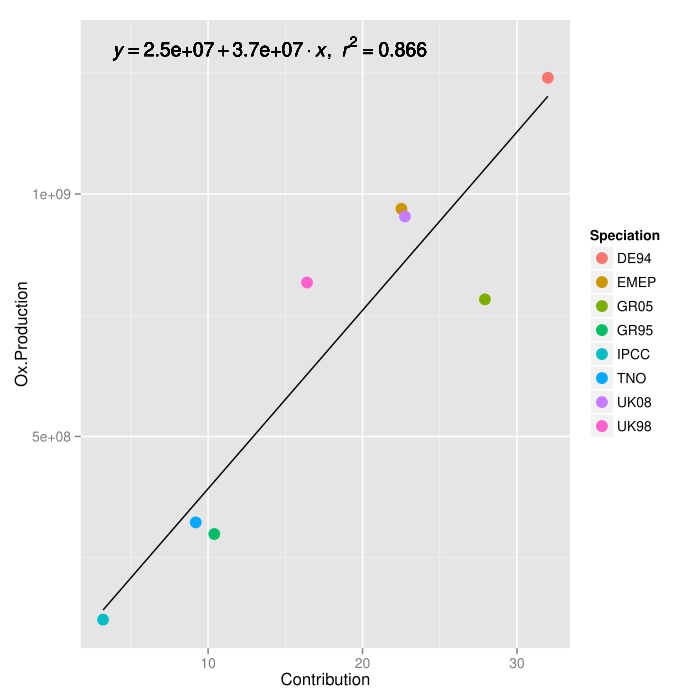

Source code (R):
library(dplyr)                                                                                                                                        
library(tidyr)
library(ggplot2)
lm_eqn = function(m) {
  l <- list(a = format(coef(m)[1], digits = 2), 
      b = format(abs(coef(m)[2]), digits = 2), 
      r2 = format(summary(m)$r.squared, digits = 3));
  if (coef(m)[2] >= 0)  {
    eq <- substitute(italic(y) == a + b %.% italic(x)*","~~italic(r)^2~"="~r2,l)
  } else {
    eq <- substitute(italic(y) == a - b %.% italic(x)*","~~italic(r)^2~"="~r2,l)    
  }
  as.character(as.expression(eq));    
}
mcm.speciations = read.csv("~/Documents/Analysis/2014_Solvent_Sector_Emissions/Speciations/Speciations_Speciated_for_MCM.csv", header = TRUE)
mcm.speciations = select(mcm.speciations, Types, contains('to'))
mcm.speciations = rename(mcm.speciations, TNO = TNO.to.100., IPCC = IPCC.to.100., EMEP = EMEP.to.100., DE94 = DE94.to.100., GR05 = GR05.to.100., GR95 = GR95.to.100., UK98 = UK98.to.100., UK08 = UK08.to.100.)
mcm.speciations = filter(mcm.speciations, Types != "Total")
mcm.speciations$Mechanism = rep("MCM", length(mcm.speciations$Types))
mcm.speciations = gather(mcm.speciations, Speciation, Contribution, -Types, -Mechanism)
Ox.production = read.table("Ox_production_allocated.csv", sep = ",")
Ox.production = Ox.production[, -1] 
Ox.production = rename(Ox.production, Mechanism = V2, Speciation = V3, Types = V4, Ox.Production = V5) 
mcm.Ox.production = filter(Ox.production, Mechanism == "MCM")

alcohol.data = filter(mcm.Ox.production, Types == "Alcohols")
mcm.speciations %>% filter(Types == "Alcohols")
alcohol.data
alcohol.data$Contribution = c(32, 22.517225, 27.927928, 10.4, 3.196803, 9.198637, 22.745301, 16.405235)

p = ggplot(alcohol.data, aes(x = Contribution, y = Ox.Production, colour = Speciation))
p = p + geom_point(size = 4)
p + geom_text(aes(x = 14, y = 1.3e9, label = lm_eqn(lm(Ox.Production ~ Contribution, alcohol.data))), colour = "black", parse = TRUE) + geom_smooth(method = "lm", se = FALSE, colour = "black")

alcohol.data$Contribution = alcohol.data$Contribution/100
alcohol.data$Contribution = alcohol.data$Contribution * 5.74e-12
